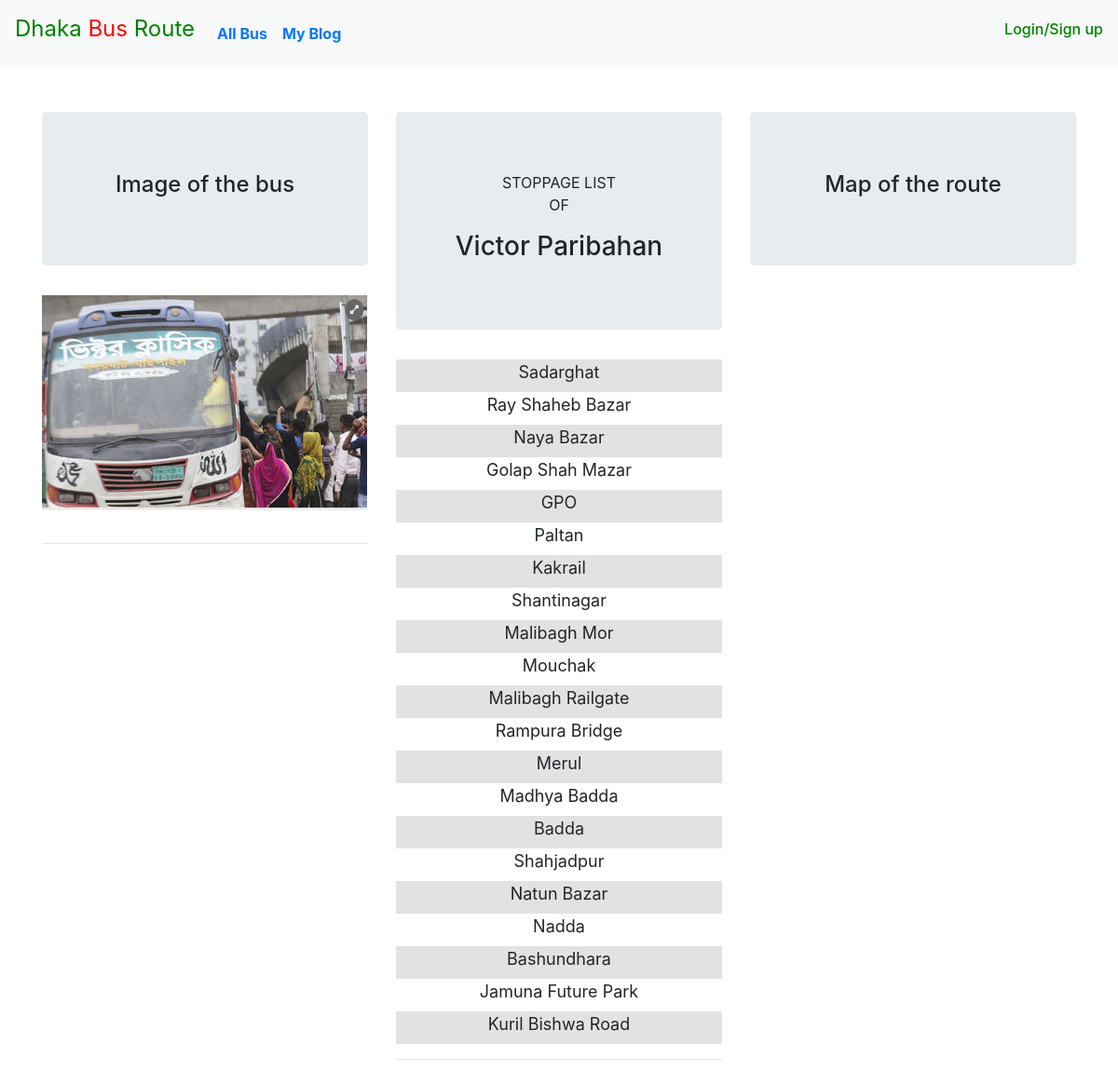
The page /bus/1 on the database its author committed.
### bus/models.py (models this page shows, shortened)
class Bus_info(models.Model):
    bus_name = models.CharField(max_length=100)
    stoppage = models.TextField(help_text='Dont forget to add coordinates.')
    bus_image = models.ImageField(default= 'default.jpg')

### bus/views.py (the view)
# urls.py: path('bus/<int:id>', views.each_bus_info, name='each_bus_info'),
def each_bus_info(request,id):
    context,bus_name, image = find_each_bus_info(id)
    x = cord_for_map(id) #This line is for passing the variable to load map with the route of the bus.
    return render(request, 'bus/each_bus_info.html', {'context':context, 'bus_name':bus_name, 'image':image, 'x':x } ) #

### bus/bus.py (called while the page is built)
def find_each_bus_info(id): #this function will show stoppage of every bus.
    context = {}
    querydict = Bus_info.objects.all() #getting all value from table.
    for i in querydict: #i means every bus_info.
        if id == i.id: #matching id from url with id of the bus.
            bus_name = i.bus_name #getting the name of the bus.
            stoppage_list_of_ith_bus = i.stoppage.split('\r\n')
            image = i
            input_in_from_to(stoppage_list_of_ith_bus)
            for i in range(len(stoppage_list_of_ith_bus)):
                context[i] = stoppage_list_of_ith_bus[i]
    return context,bus_name,image #return stoppage list and bus name.

def input_in_from_to(stoppage_list_of_ith_bus):
    q = From_to.objects.all()
    test = []
    for i in q:
        x, y = i.From, i.To
        test.append(x+y)
    for j in range(len(stoppage_list_of_ith_bus)-1):
        start_location, end_location = stoppage_list_of_ith_bus[j], stoppage_list_of_ith_bus[j+1]
        if start_location + end_location not in test:
            From_to_instance = From_to.objects.create(From=start_location,To=end_location)
            Cord_instance = Cord.objects.create(From_to=From_to_instance,coordinates=None) #creating & pushing reversed coordinate to the following From_to object.

### templates/bus/each_bus_info.html
{% extends 'nav.html' %}
{% load static %}
{% block content %}
<div class="container" style="padding-top: 10%;padding-bottom: 10%;">
    <div class="row">
        <div class="col-sm-4">
            <div class="jumbotron">
                <center>
                    <h4>Image of the bus</h4>
                </center>
            </div>
            <img src={{image.bus_image.url}} alt="can't find image."
                style="width: 100%;height: 250px;padding-bottom: 20px;">
            <hr>
        </div>
        <div class="col-sm-4">
            <div class="jumbotron">
                <center>STOPPAGE LIST <p>OF</p>
                </center>
                <center>
                    <h3>{{bus_name}}</h3>
                </center>
            </div>
            <div>
                {% for key,value in context.items %}
                {% if forloop.counter|divisibleby:'2' %}
                <center style="background-color: rgb(255, 255, 255); width: 100%;height: 35px;font-size:18px;">{{value}}
                </center>
                {% else %}
                <center style="background-color: rgb(226, 226, 226); width: 100%;height: 35px; font-size: 18px;">
                    {{value}} </center>
                {% endif %}
                {% endfor %}
                <hr>
            </div>
        </div>
        <div class="col-sm-4">
            <div class="jumbotron">
                <center>
                    <h4>Map of the route</h4>
                </center>
            </div>
            <div style="margin-top: 500px;width: 500px;">
                {% with x as x %}
                {% include 'map/map.html' %}
                {% endwith %}
            </div>
        </div>
    </div>
</div>
{% endblock %}

### templates/nav.html (shortened to what this page needs)
<!doctype html>
{% load static %}
<html lang="en">
<head>
  <link rel="stylesheet" type="text/css" href="{% static "css/style.css" %}">
  <link rel="stylesheet" href="https://stackpath.bootstrapcdn.com/bootstrap/4.4.1/css/bootstrap.min.css"
>
  <link rel="stylesheet" href="https://cdnjs.cloudflare.com/ajax/libs/font-awesome/4.7.0/css/font-awesome.min.css">
</head>
<nav class="navbar fixed-top navbar-expand-lg navbar-light bg-light">
  <a class="navbar-brand" href="{% url 'index' %}" style="margin-bottom: 10px;">
    <font color="green" size='5'>Dhaka <font color="red">Bus</font> Route</font>
  </a>
  <div class="collapse navbar-collapse" id="navbarSupportedContent">
    <ul class="navbar-nav mr-auto">
      <li class="nav-item">
        <a class="nav-link" href="{% url 'bus_list' %}"><b class="link2">All Bus</b> </a>
      </li>
      <li class="nav-item">
        <a class="nav-link" href="{% url 'index' %}"><b class="link2">My Blog</b></a>
      </li>
      <li class="nav-item" style="margin-left: 6.5in; ">
        <a class="nav-link">
        </a>
      </li>
    </ul>
    {% if user.is_authenticated %}
    <i class="fa fa-user" style="font-size: 25px; padding-bottom: 10px;">&nbsp&nbsp&nbsp</i>
    <a href="{% url 'account_logout' %}" class="link">
      <h6>Logout</h6></b>
    </a>
    {% else %}
    <a href="{% url 'account_login' %}" class="link">
      <h6>Login/Sign up</h6></b>
    </a>
    {% endif %}
  </div>
</nav>
<body>
  {% block content %}
  {% endblock %}
</body>
</HTML>

### templates/map/map.html (shortened to what this page needs)
<!DOCTYPE html>
<html>
<head>
<link href="https://api.mapbox.com/mapbox-gl-js/v1.11.0/mapbox-gl.css" rel="stylesheet" />
</head>
<body>
    <div id="map"></div>
</body>
</html>

### static/css/style.css (style rules this page uses)
.link { color: green;; }
.link2 { color: #0377fc; }

### templates/map/map.html (style rules this page uses)
body { margin: 0; padding: 0; }
#map { position: absolute; top: 0; bottom: 0; width: 92.5%; margin-top: 198px; }

### rows shown on the page
Bus_info: bus_image (picture), bus_name "Victor Paribahan"

### other values the page prints
{{ value }} "Sadarghat" "Naya Bazar" "GPO" "Kakrail" "Malibagh Mor" "Malibagh Railgate" "Merul" "Badda" "Natun Bazar" "Bashundhara" "Kuril Bishwa Road"
{{ value }} "Ray Shaheb Bazar" "Golap Shah Mazar" "Paltan" "Shantinagar" "Mouchak" "Rampura Bridge" "Madhya Badda" "Shahjadpur" "Nadda" "Jamuna Future Park"
